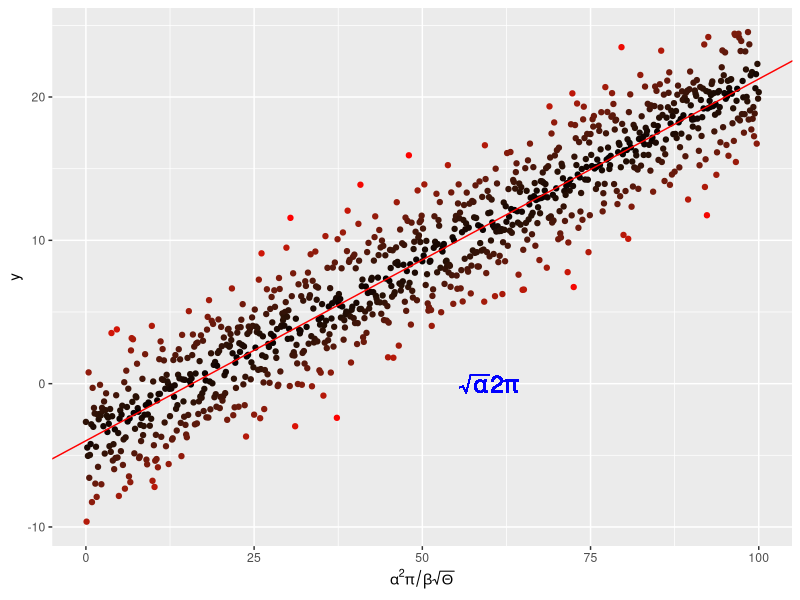

This figure's R source:
#!/usr/bin/env R

# annotates a plot and saves it to a pdf file

library(ggplot2)

x <- seq(0, 100, by = 0.1)
y <- -4. + 0.25 * x +
  rnorm(length(x), mean = 0., sd = 2.5)

# and put them in a dataframe
my_data <- data.frame(x = x, y = y)

# perform a linear regression
my_lm <- summary(lm(y ~ x, data = my_data))

# plot the data
print("Plotting data...", quote = FALSE)
p <-  ggplot(my_data, aes(x = x, y = y,
                          colour = abs(my_lm$residual))
             ) +
  geom_point() +
  scale_colour_gradient(low = "black", high = "red") +
  theme(legend.position = "none") +
  scale_x_continuous(
    expression(alpha^2 * pi / beta * sqrt(Theta)))

# add the regression line
p <- p + geom_abline(
  intercept = my_lm$coefficients[1][1],
  slope = my_lm$coefficients[2][1],
  colour = "red")
# throw some math on the plot
p <- p + geom_text(aes(x = 60, y = 0,
                       label = "sqrt(alpha) * 2* pi"), 
                       parse = TRUE, size = 6, 
                       colour = "blue")

print("Saving data to a pdf file...", quote = FALSE)
print("Done!", quote = FALSE)

pdf("../results/MyLinReg.pdf")
print(p)
graphics.off()
